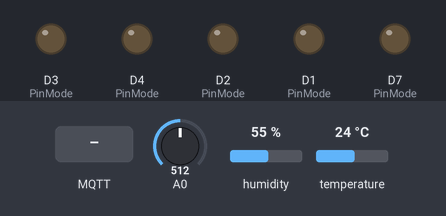
This program was run on a simulated ESP8266 (NodeMCU). On the bench: output pins drawn as LEDs (lit = HIGH). Dashed ring = blinking. The test bench sets the inputs (shaded band); at power-on: A0 = 512, humidity 55 %, temperature 24 °C. WiFi joins after 1.5 s; servers stay silent unless stated; random numbers use the default seed unless the program sets one; no MQTT or app messages arrive unless stated; what the program prints to the serial monitor is not drawn.

Above: at 3.7 s.
3.8 s: MQTT message "1" arrives on the first subscribed topic
At 6.66 s:
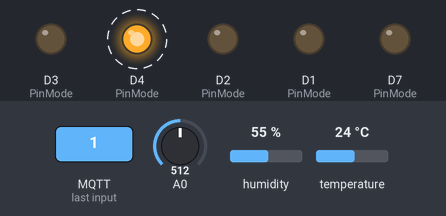
9.0 s: MQTT message "on" arrives on the first subscribed topic
10.5 s: MQTT message "off" arrives on the first subscribed topic
Timing chart, 0 to 13.5 s (numbered marks = the images above; inputs shaded):
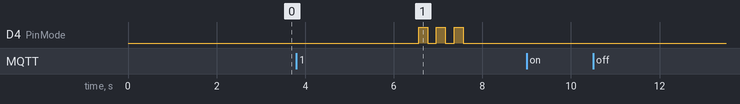

The program:

main.cpp
```cpp
#include "globals.h"
#include "controllers.h"

unsigned long previousMillis = 0;
const long interval = 2000; // 2000 giây

// Khai báo con trỏ controller
Controller *controller;

void setup()
{
  Serial.begin(115200);
  Serial.println("Setup started");
  delay(1000);

  /*
   * Tạo đối tượng controller
   * Kết nối wifi
   * set connect tới broker
   * khởi động dht22
   */
  controller = new Controller();

  /*
   * Đặt chế độ cho các chân D1, D2, D3 làm OUTPUT để điều khiển đèn LED
   */
  controller->set_init_state_pin_mode();
}

void loop()
{
  if (!controller->esp.psClient.connected())
  {
    controller->esp.reconnect();
    controller->esp.psClient.subscribe("fan/pub");
    controller->esp.psClient.subscribe("airConditioner/pub");
    controller->esp.psClient.subscribe("lightBulb/pub");
    controller->esp.psClient.subscribe("allDevice/pub");
    controller->esp.psClient.subscribe("deviceStatus/pub");
    controller->esp.psClient.subscribe("led/pub");
  }
  /*
   * Gọi psClient.loop() để xử lý gói tin MQTT
   */
  controller->esp.psClient.loop();

  /*
   * Xử lý dữ liệu và nhận dữ liệu từ các topic subscribed
   */
  controller->devicesController.process_topic(controller->esp.psClient);

  /*
   * Xử lý dữ liệu và publish định kỳ
   */
  unsigned long currentMillis = millis();

  if (currentMillis - previousMillis >= interval)
  {
    previousMillis = currentMillis;

    controller->Streaming();
  }
}
```

dht22.h
```cpp
#include <DHT.h>

#define DHTPIN 14
#define DHTTYPE DHT22 // Chọn loại cảm biến DHT22

DHT dht22(DHTPIN, DHTTYPE);
```

esp8266.h
```cpp
#include "../globals.h"
#include "../objects/wifi.h"

// Định nghĩa các biến toàn cục đã khai báo trong globals.h
char receivedTopic_global[100];
char receivedPayload_global[256];

char cmd[2][5];
char topic_subscribes[10][256];
char topic_publish[10][256];

class Esp8266
{
private:
    // Thông tin MQTT Broker

    // Địa chỉ IP của MQTT broker
    const char *mqtt_server = "10.21.171.87";
    const int mqtt_port = 1884;

    // Tài khoản MQTT
    const char *mqtt_user = "ngn";
    const char *mqtt_pass = "ngn";

    Wifi wifi = Wifi();
    WiFiClient wifiClient;

public:
    PubSubClient psClient;

    // Khởi tạo PubSubClient với WiFiClient bằng initializer list
    Esp8266() : psClient(wifiClient)
    {
        // Gán giá trị cho các biến toàn cục đã được định nghĩa bằng 'extern'
        strcpy(cmd[0], "ON");
        strcpy(cmd[1], "OFF");

        strcpy(topic_subscribes[0], "fan/pub");
        strcpy(topic_subscribes[1], "airConditioner/pub");
        strcpy(topic_subscribes[2], "lightBulb/pub");
        strcpy(topic_subscribes[3], "allDevice/pub");
        strcpy(topic_subscribes[4], "deviceStatus/pub");
        strcpy(topic_subscribes[5], "led/pub");

        strcpy(topic_publish[0], "fan/sub");
        strcpy(topic_publish[1], "airConditioner/sub");
        strcpy(topic_publish[2], "lightBulb/sub");
        strcpy(topic_publish[3], "allDevice/sub");
        strcpy(topic_publish[4], "deviceStatus/sub");
        strcpy(topic_publish[5], "led/sub");
    }

    void connect_wifi()
    {
        wifi.connect_wifi();
    }

    // Hàm callback khi có thông điệp mới từ một topic MQTT
    void callback(char *topic, byte *payload, unsigned int length)
    {

        //  Lưu trữ topic vào biến global
        strncpy(receivedTopic_global, topic, sizeof(receivedTopic_global) - 1);
        receivedTopic_global[sizeof(receivedTopic_global) - 1] = '\0';

        Serial.print("------------------------------");
        Serial.print("Callback receive a topic: ");
        Serial.println(topic);

        Serial.print("Message: ");
        for (unsigned int i = 0; i < length; i++)
        {
            Serial.print((char)payload[i]);
            //  Lưu trữ message vào global
            receivedPayload_global[i] = (char)payload[i];
        }
        receivedPayload_global[length] = '\0';
        Serial.println();
        Serial.println("-----------------------");
    }

    void reconnect()
    {
        // Loop until we're reconnected
        while (!psClient.connected())
        {
            Serial.print("Attempting MQTT connection...");
            // Tạo một clientId ngẫu nhiên
            String clientId = "ESP8266Client-";
            clientId += String(random(0xffff), HEX);
            // Thử kết nối
            if (psClient.connect(clientId.c_str(), mqtt_user, mqtt_pass))
            {
                Serial.println("connected");
                // Khi kết nối thành công, gửi một thông báo
                psClient.publish("test_topic", "hello world");
                // Và đăng ký lại để nhận thông báo từ topic
                psClient.subscribe("test_topic");
            }
            else
            {
                Serial.print("failed, rc=");
                Serial.print(psClient.state());
                Serial.println(" try again in 5 seconds");
                // Hiển thị chi tiết lỗi
                switch (psClient.state())
                {
                case -4:
                    Serial.println("Connection timeout");
                    break;
                case -3:
                    Serial.println("Connection lost");
                    break;
                case -2:
                    Serial.println("Connect failed");
                    break;
                case -1:
                    Serial.println("Disconnected");
                    break;
                case 1:
                    Serial.println("Bad protocol version");
                    break;
                case 2:
                    Serial.println("Bad client ID");
                    break;
                case 3:
                    Serial.println("Unavailable");
                    break;
                case 4:
                    Serial.println("Bad credentials");
                    break;
                case 5:
                    Serial.println("Unauthorized");
                    break;
                default:
                    Serial.println("Unknown error");
                }
                // Đợi 5 giây trước khi thử lại
                delay(5000);
            }
        }
    }

    void publish(String topic, String message)
    {
        // Publish một thông điệp đến topic
        Serial.print("Publishing topic: " + topic + " -> data: ");
        Serial.println(message);
        psClient.publish(topic.c_str(), message.c_str());
    }

    void set_connection_broker()
    {
        // Kết nối đến MQTT broker
        psClient.setServer(mqtt_server, mqtt_port);
        psClient.setCallback(
            [this](char *topic, byte *payload, unsigned int length)
            {
                this->callback(topic, payload, length);
            });
        /*
         * Thay vì gọi hàm ngay lập tức, cần truyền một con trỏ hàm (function pointer) để khi có tin nhắn đến,
         * hàm callback sẽ được gọi.
         */
    }
};
```

lightsensor.h
```cpp
#include "globals.h"

class LightSensor
{
private:
    /*
     * Chân GPIO để kết nối với cảm biến ánh sáng
     */
    uint8_t dataPin;

    /*
     * Giá trị đọc từ cảm biến
     */
    int lightValue;
    int threshold = 500;

public:
    /*
     * Constructor để khởi tạo cảm biến với chân GPIO
     */
    LightSensor(uint8_t pin)
    {
        dataPin = pin;
        lightValue = 0;
    }

    /*
     * Cấu hình chân digital đầu vào cho cảm biến
     */
    void setPinMode()
    {
        pinMode(dataPin, INPUT);
    }

    /*
     * Đọc giá trị digital từ cảm biến ánh sáng
     */
    float readLight()
    {
        lightValue = analogRead(dataPin);

        return lightValue;
    }

    /*
     * In ra giá trị của cảm biến ánh sáng
     */
    void printLightValue()
    {
        Serial.print("Light sensor value: ");
        Serial.println(lightValue);
    }
    boolean checkThreshold()
    {

        return (1024 - lightValue) > threshold;
    }
};
```

sensorFader.h
```cpp
class SensorFader
{

public:
    int readDust()
    {
        return random(0, 100);
    }
    int readRain()
    {
        return random(0, 150);
    }
    int readWindSpeed()
    {
        return random(1, 15);
    }
};
```

controllers.h
```cpp
#include "globals.h"
#include "circuit/esp8266.h"
#include "circuit/dht22.h"
#include "circuit/lightsensor.h"
#include "devices/devicesController.h"
#include "circuit/sensorFader.h"
#include "devices/warning.h"

//  ---------------------------------------------DEFINE DATA TYPE--------------------------------------------------- ||

struct DataStreaming
{
    String topic;
    float temp;
    float humidity;
    int light;
    int dust;
    int rain;
    int windSpeed;
    String time;
    String dump;
};

//  -----------------------------------------------------DEFINE COMMAND Controller-------------------------------------------------- ||
class Controller
{

private:
    DataStreaming dataStreaming;

    /*
     * Khởi tạo cảm biến ánh sáng nối với chân GPIO12 (D6)
     */
    LightSensor lightSensor = LightSensor(A0);
    SensorFader sensorFader = SensorFader();
    Warning warning = Warning();

public:
    Esp8266 esp;
    DevicesController devicesController;

    /*
     * Khởi tạo lớp Controller và khởi tạo đối tượng ESP
     */
    Controller() : esp(), devicesController()
    {
        // connect wifi
        esp.connect_wifi();

        // connect broker MQTT
        esp.set_connection_broker();

        // Khởi động cảm biến DHT22
        dht22.begin();
    }

    void set_init_state_pin_mode()
    {
        /*
         * Đặt chế độ cho các chân D1, D2, D3, D5, D6 làm OUTPUT để điều khiển đèn LED
         */
        lightSensor.setPinMode();
        pinMode(D1, OUTPUT);
        pinMode(D2, OUTPUT);
        pinMode(D3, OUTPUT);
        pinMode(D4, OUTPUT);
        pinMode(D7, OUTPUT);

        digitalWrite(D1, LOW); // Đèn ban đầu tắt
        digitalWrite(D2, LOW); // Đèn ban đầu tắt
        digitalWrite(D3, LOW); // Đèn ban đầu tắt
        digitalWrite(D4, LOW); // Đèn ban đầu tắt
        digitalWrite(D7, LOW); // Đèn ban đầu tắt
    }

    //  ------------------------------------------------- Start Streaming Func --------------------------------------------------- ||
    void Streaming()
    {
        DataStreaming streaming;

        streaming.topic = "streaming/all";

        /*
         * Đọc giá trị nhiệt độ và độ ẩm
         */
        float humidity = dht22.readHumidity();
        float temperature = dht22.readTemperature();
        float light = lightSensor.readLight();
        /*
         * Kiểm tra vượt ngưỡng
         */

        Serial.print("Light sensor value: ");
        Serial.println(light);
        // Kiểm tra xem có đọc được giá trị hợp lệ không
        if (isnan(humidity) || isnan(temperature) || isnan(light))
        {
            Serial.println("Không đọc được dữ liệu từ cảm biến DHT22!");
            return;
        }

        streaming.temp = temperature;
        streaming.humidity = humidity;
        streaming.light = 1024 - light;
        streaming.dust = sensorFader.readDust();
        streaming.rain = sensorFader.readRain();
        streaming.windSpeed = sensorFader.readWindSpeed();

        if (streaming.dust > 70)
        {
            for (int i = 0; i < 3; i++)
            {
                warning.turnOn();
                delay(200);
                warning.turnOff();
                delay(200);
            }
        }
        else
        {
            warning.turnOff();
        }

        streaming.dump = "{\"temp\":" + String(streaming.temp) + "," +
                         "\"humidity\":" + String(streaming.humidity) + "," +
                         "\"light\":" + String(streaming.light) + "," +
                         "\"dust\":" + String(streaming.dust) + "," +
                         "\"rain\":" + String(streaming.rain) + "," +
                         "\"windSpeed\":" + String(streaming.windSpeed) + "}";

        esp.publish(streaming.topic, streaming.dump);
    }
    //  ----------------------------------------------------------END Streaming Func--------------------------------------------------------- ||
};
```

airconditional.h
```cpp
#include "../objects/device.h"

class AirConditional : public Device
{
public:
    AirConditional()
    {
        PinMode = D2;
    }
};
```

fan.h
```cpp
#include "../objects/device.h"

class Fan : public Device
{
public:
    Fan()
    {
        PinMode = D1;
    };
};
```

led.h
```cpp
#include "../objects/device.h"

class LED : public Device
{
public:
    LED()
    {
        PinMode = D7;
    };
};
```

lightbulb.h
```cpp
#include "../objects/device.h"

class LightBulb : public Device
{
public:
    LightBulb()
    {
        PinMode = D3;
    }
};
```

warning.h
```cpp
#include "../objects/device.h"

class Warning : public Device
{
public:
    Warning()
    {
        PinMode = D4;
    }
};
```

globals.h
```cpp
// globals.h
#include <Arduino.h>
#include <ESP8266WiFi.h>
#include <PubSubClient.h>

//  -----------------------------------------------------DEFINE Data Global-------------------------------------------------- ||

extern char receivedTopic_global[100];
extern char receivedPayload_global[256];

//  -----------------------------------------------------DEFINE COMMAND-------------------------------------------------- ||

extern char cmd[2][5];
extern char topic_subscribes[10][256];
extern char topic_publish[10][256];
```

device.h
```cpp
#include "globals.h"

#pragma once

class Device
{
protected:
    uint8_t PinMode;

public:
    boolean deviceIsActive = false;

    void turnOn()
    {
        digitalWrite(PinMode, HIGH);
        deviceIsActive = true;
    }
    void turnOff()
    {
        digitalWrite(PinMode, LOW);
        deviceIsActive = false;
    }
    void isAlreadyOn()
    {
    }
    void isAlreadyOff()
    {
    }
    boolean isActive()
    {
        return deviceIsActive;
    }
};
// #endif // Kết thúc include guard DEVICE_H
```

wifi.h
```cpp
#include "globals.h"

class Wifi
{

private:
    // Thông tin kết nối Wi-Fi
    const char *ssid = "0x6e676e";         // Thay bằng tên mạng Wi-Fi của bạn
    const char *password = "ngn@0x6e676e"; // Thay bằng mật khẩu Wi-Fi của bạn

public:
    void connect_wifi()
    {
        // Kết nối tới Wi-Fi
        Serial.println();
        Serial.print("Connecting to ");
        Serial.println(ssid);

        WiFi.begin(ssid, password);

        while (WiFi.status() != WL_CONNECTED)
        {
            delay(500);
            Serial.print(".");
        }

        Serial.println("");
        Serial.println("WiFi connected");
        Serial.println("IP address: ");
        Serial.println(WiFi.localIP());
    }
};
```

Source omitted: devicesController.h (10004 bytes)

Measured:
- after the input at 9.0 s, every drawn part: stays the same
- after the input at 10.5 s, every drawn part: stays the same
